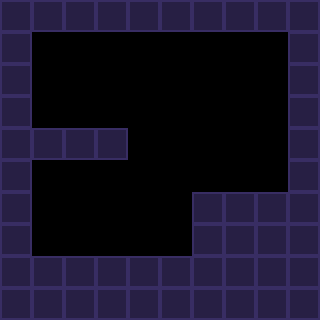

Rendered tile map (Tiled .tmx) drawn with the repository's tilesets; below, a short description and the full map source, tile grids included:
An orthogonal 10x10 tile map with 32x32 px tiles, 1 tile layer (Tile Layer 1) and 2 objects.

<map version="1.2" tiledversion="1.3.5" orientation="orthogonal" renderorder="right-down" width="10" height="10" tilewidth="32" tileheight="32" infinite="0" nextlayerid="3" nextobjectid="3">
 <editorsettings>
  <export target="room2.lua" format="lua" />
 </editorsettings>
 <tileset firstgid="1" source="../allTiles.tsx" />
 <layer id="1" name="Tile Layer 1" width="10" height="10">
  <data encoding="csv">
1,1,1,1,1,1,1,1,1,1,
1,0,0,0,0,0,0,0,0,1,
1,0,0,0,0,0,0,0,0,1,
1,0,0,0,0,0,0,0,0,1,
1,1,1,1,0,0,0,0,0,1,
1,0,0,0,0,0,0,0,0,1,
1,0,0,0,0,0,1,1,1,1,
1,0,0,0,0,0,1,1,1,1,
1,1,1,1,1,1,1,1,1,1,
1,1,1,1,1,1,1,1,1,1
</data>
 </layer>
 <objectgroup id="2" name="Object Layer 1">
  <object id="1" gid="2" x="32" y="256" width="32" height="32" />
  <object id="2" gid="4" x="32" y="128" width="32" height="32" />
 </objectgroup>
</map>
